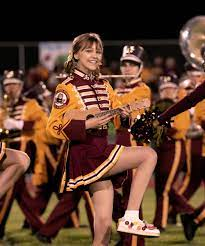
#> input picture Pillow (PIL)/img/stargirl.jpg, 205 x 246 px, given in place of stargirl.jpeg, which was not available
$ python '[002]rotate-and-scaling-images.py'
#> lines starting #> are read from the running program, lines starting #| are printed output that depends on the picture; pictures that were not available may be replaced by others from this repository, and a replacement may not be noted
from PIL import Image


class InvalidFactor(Exception):
    pass


# Scae image by factorization
def scale_by_factor(im, factor):
    if factor < 0:
        raise InvalidFactor("The size of scaling must more than zeros")
    return im.resize((round(im.width * factor), round(im.height * factor)))


if __name__ == '__main__':
    with Image.open("img/stargirl.jpeg") as im:
        # Rotating function, expand makes the size follow the rotation sizes
#> im is the input picture: PIL image 205x246 RGB; mean R, G, B 93.7, 61.3, 44.7
        rotated_im = im.rotate(45, expand=True)
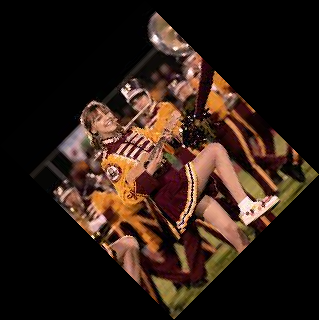
#> rotated_im: PIL image 319x320 RGB; mean R, G, B 46.3, 30.2, 22.1
        rotated_im.save("saved/rotated-stargirl.jpg")

        # Scaling with custom size
        scaled_im1 = im.resize((1500, 200))
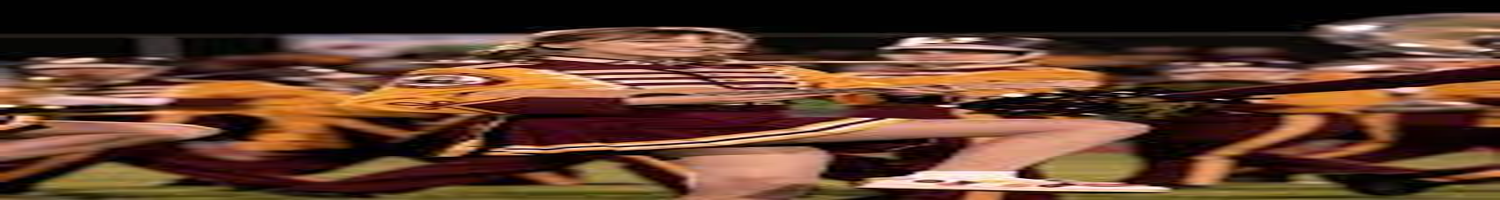
#> scaled_im1: PIL image 1500x200 RGB; mean R, G, B 93.7, 61.3, 44.8
        scaled_im1.save("saved/scaled-ac-syndicate-1.png")

        # Scaling with factor
        scaled_im2 = scale_by_factor(im, 4)
#> in scale_by_factor, `return im.resize((round(im.width * factor), round(im.height * factor)))`:
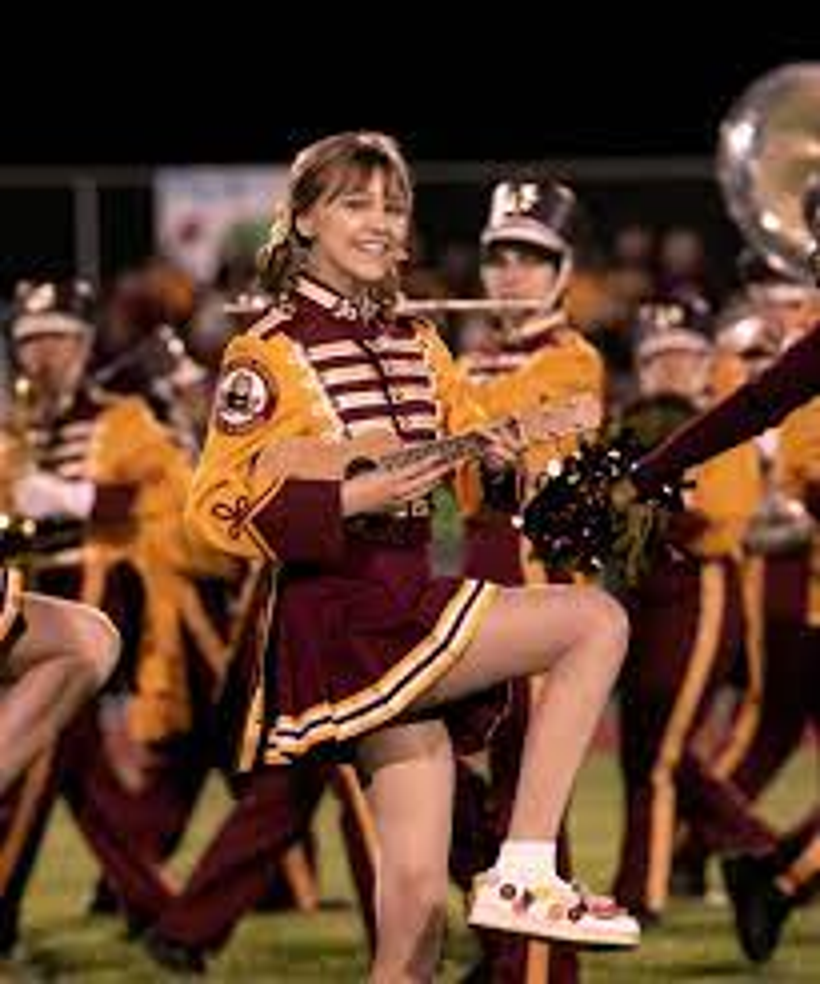
#> returned value: PIL image 820x984 RGB; mean R, G, B 93.7, 61.3, 44.8
        scaled_im2.save("saved/scaled-stargirl.png")
